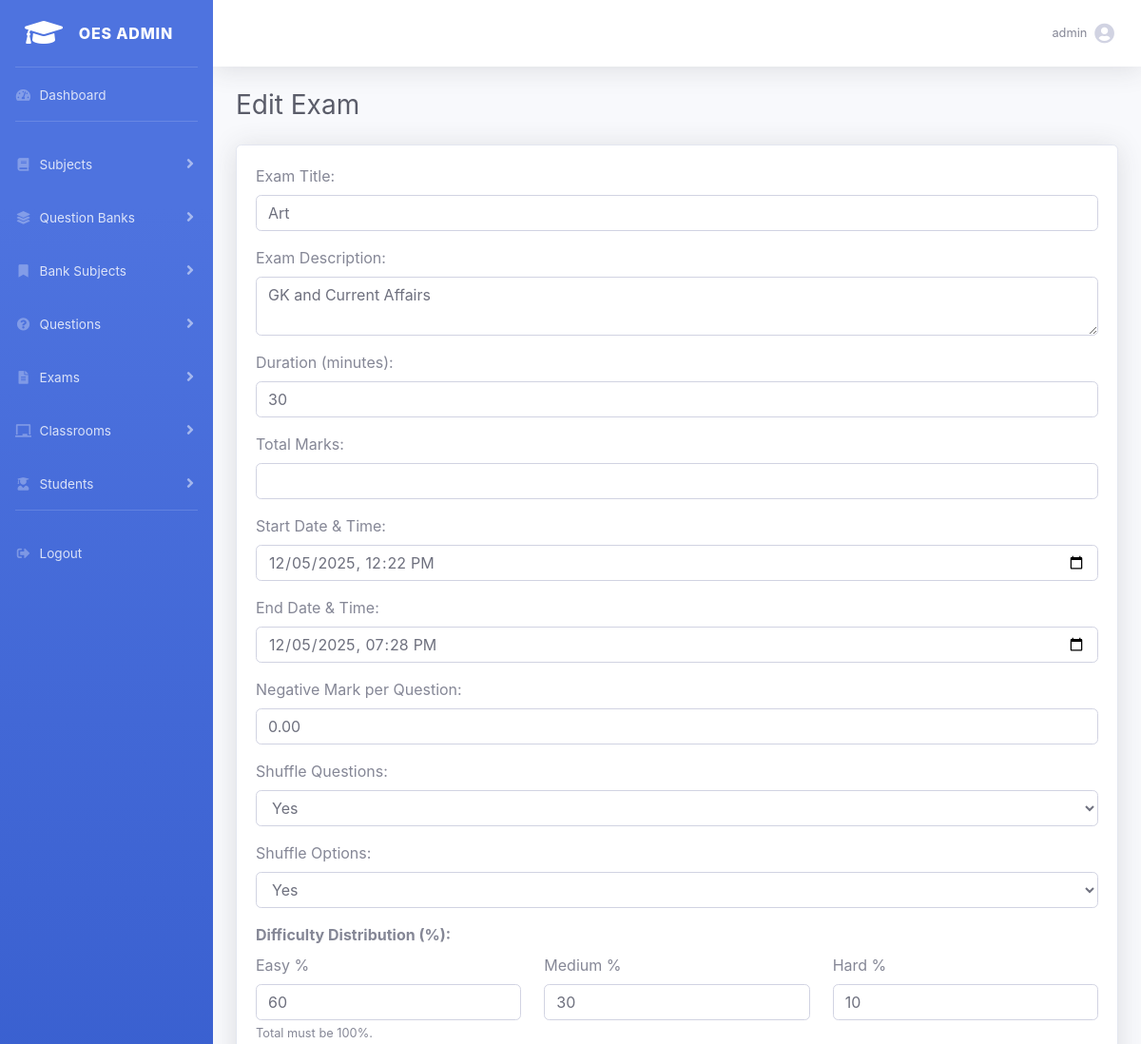
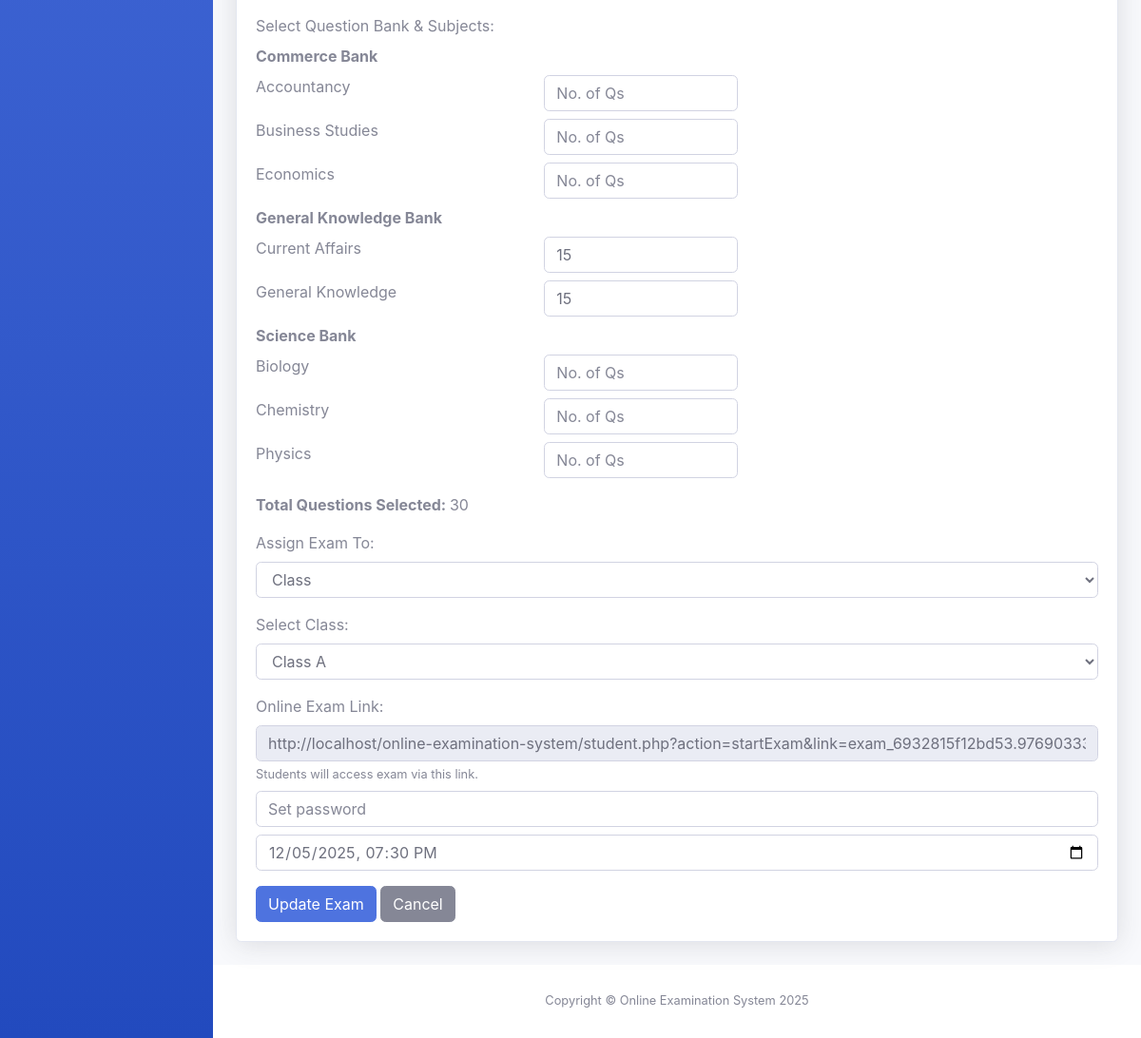
Page /admin.php?action=editExam&id=10 (signed in) on the earlier database version (2 pictures, top to bottom).
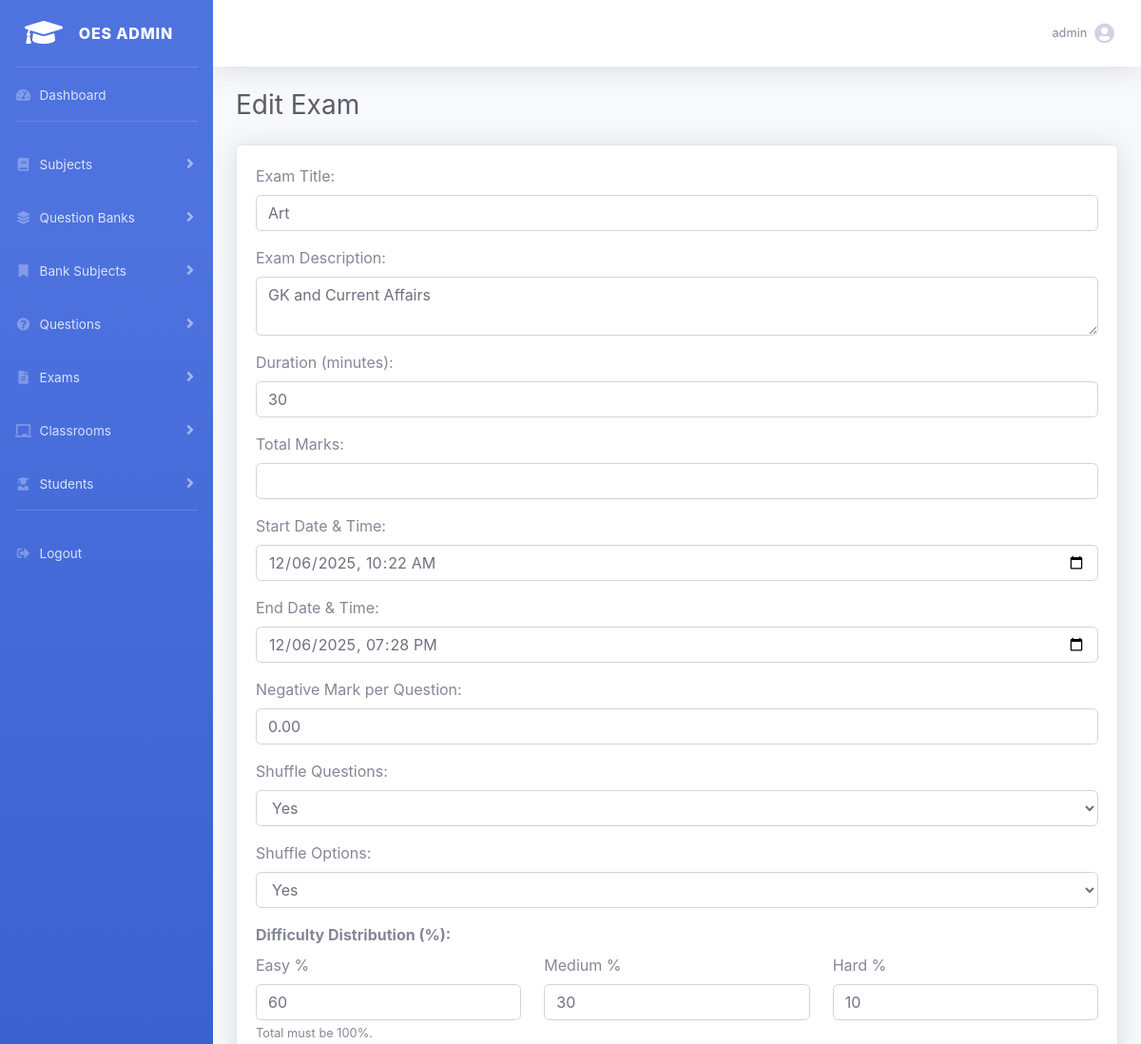
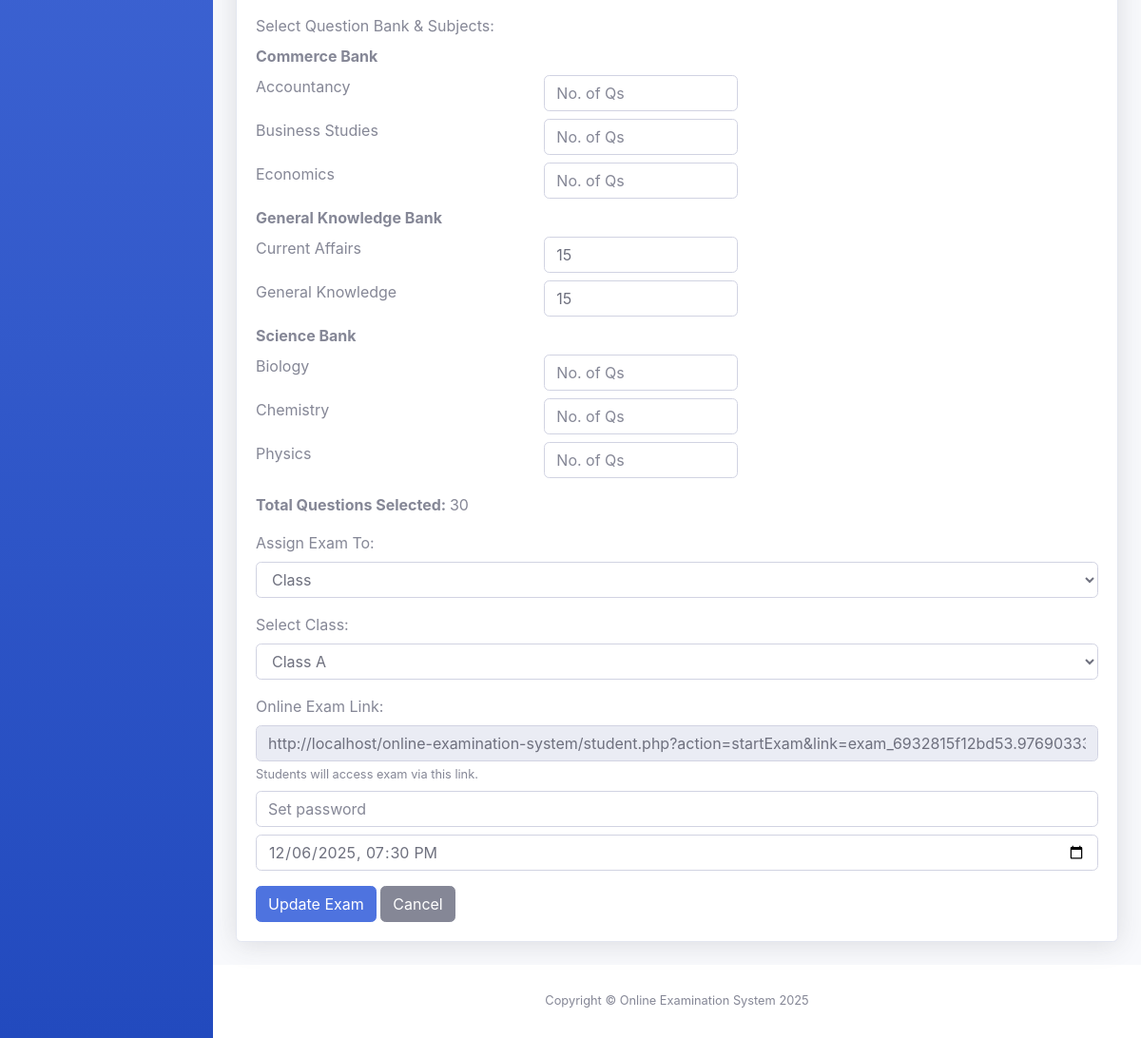
Same page on the later database version (2 pictures, top to bottom).
### tables this page shows
CREATE TABLE `exams` (
  `exam_id` int(11) NOT NULL,
  `exam_title` varchar(200) NOT NULL,
  `exam_description` text DEFAULT NULL,
  `total_questions` int(11) DEFAULT 0,
  `duration_minutes` int(11) DEFAULT 30,
  `shuffle_questions` tinyint(1) DEFAULT 1,
  `shuffle_options` tinyint(1) DEFAULT 1,
  `rules_page` tinyint(1) DEFAULT 0,
  `start_time` datetime DEFAULT NULL,
  `end_time` datetime DEFAULT NULL,
  `passing_marks` decimal(5,2) DEFAULT 0.00,
  `negative_marking` decimal(5,2) DEFAULT 0.00,
  `status` enum('Active','Inactive') DEFAULT 'Inactive',
  `assign_type` enum('class','individual') DEFAULT 'individual',
  `assign_data` text DEFAULT NULL,
  `created_at` timestamp NOT NULL DEFAULT current_timestamp(),
  `easy_percentage` int(11) DEFAULT 0,
  `medium_percentage` int(11) DEFAULT 0,
  `hard_percentage` int(11) DEFAULT 0
);

### classes/Exam.php (called while the page is built, shortened)
<?php
class Exam {
    public static function getById($pdo, $exam_id) {
        $stmt = $pdo->prepare("SELECT * FROM exams WHERE exam_id = ?");
        $stmt->execute([$exam_id]);
        return $stmt->fetch(PDO::FETCH_ASSOC);
    }
    public static function getAllSubjects($pdo) {
        $stmt = $pdo->query("SELECT * FROM subjects ORDER BY subject_name ASC");
        return $stmt->fetchAll(PDO::FETCH_ASSOC);
    }
    public static function getAllQuestionBanks($pdo) {
        $stmt = $pdo->query("SELECT * FROM question_banks ORDER BY bank_name ASC");
        return $stmt->fetchAll(PDO::FETCH_ASSOC);
    }
    public static function getQuestionSources($pdo, $exam_id) {
        $stmt = $pdo->prepare("SELECT * FROM exam_question_sources WHERE exam_id = ?");
        $stmt->execute([$exam_id]);
        return $stmt->fetchAll(PDO::FETCH_ASSOC);
    }
public static function getAllClasses($pdo) {
    $stmt = $pdo->query("SELECT class_id, class_name FROM classrooms ORDER BY class_name ASC");
    return $stmt->fetchAll(PDO::FETCH_ASSOC);
}
public static function getAllStudents($pdo) {
    $stmt = $pdo->query("SELECT student_id, name, email FROM students ORDER BY name ASC");
    return $stmt->fetchAll(PDO::FETCH_ASSOC);
}
}
?>

### templates/exams/edit_exam.php (the view, shortened to what the changed rows need)
<?php
include __DIR__ . "/../include/header.php";
$results['question_banks'] = $results['question_banks'] ?? [];
$results['exam_question_sources'] = $results['exam_question_sources'] ?? [];
$results['classes'] = $results['classes'] ?? [];
?>
<div id="wrapper">
    <?php include __DIR__ . "/../include/sidebar.php"; ?>
    <div id="content-wrapper" class="d-flex flex-column">
        <div id="content">
            <?php include __DIR__ . "/../include/navbar.php"; ?>
            <div class="container-fluid">
                <h1 class="h3 mb-4 text-gray-800"><?= htmlspecialchars($results['pageTitle'] ?? 'Edit Exam') ?></h1>
                <div class="card shadow mb-4">
                    <div class="card-body">
                        <form method="POST" action="<?= BASE_URL ?>/admin.php?action=editExam&id=<?= $results['exam_id'] ?>">
                            <div class="form-group mb-3">
                                <label>Exam Title:</label>
                                <input type="text" name="exam_title" class="form-control" required value="<?= htmlspecialchars($results['exam_title'] ?? '') ?>">
                            </div>
                            <div class="form-group mb-3">
                                <label>Exam Description:</label>
                                <textarea name="exam_description" class="form-control"><?= htmlspecialchars($results['exam_description'] ?? '') ?></textarea>
                            </div>
                            <div class="form-group mb-3">
                                <label>Duration (minutes):</label>
                                <input type="number" name="duration_minutes" class="form-control" min="1" value="<?= htmlspecialchars($results['duration_minutes'] ?? 30) ?>">
                            </div>
                            <div class="form-group mb-3">
                                <label>Total Marks:</label>
                                <input type="number" step="0.01" name="total_marks" class="form-control" value="<?= htmlspecialchars($results['total_marks'] ?? '') ?>">
                            </div>
                            <div class="form-group mb-3">
                                <label>Start Date & Time:</label>
                                <input type="datetime-local" name="start_time" class="form-control"
                                    value="<?= !empty($results['start_time']) ? date('Y-m-d\TH:i', strtotime($results['start_time'])) : '' ?>">
                            </div>
                            <div class="form-group mb-3">
                                <label>End Date & Time:</label>
                                <input type="datetime-local" name="end_time" class="form-control"
                                    value="<?= !empty($results['end_time']) ? date('Y-m-d\TH:i', strtotime($results['end_time'])) : '' ?>">
                            </div>
                            <div class="form-group mb-3">
                                <label>Negative Mark per Question:</label>
                                <input type="number" step="0.01" name="negative_marking" class="form-control" value="<?= htmlspecialchars($results['negative_marking'] ?? 0.00) ?>">
                            </div>
                            <div class="form-group mb-3">
                                <label>Shuffle Questions:</label>
                                <select name="shuffle_questions" class="form-control">
                                    <option value="1" <?= (isset($results['shuffle_questions']) && $results['shuffle_questions']==1)?'selected':'' ?>>Yes</option>
                                </select>
                            </div>
                            <div class="form-group mb-3">
                                <label>Shuffle Options:</label>
                                <select name="shuffle_options" class="form-control">
                                    <option value="1" <?= (isset($results['shuffle_options']) && $results['shuffle_options']==1)?'selected':'' ?>>Yes</option>
                                </select>
                            </div>
			  <div class="form-group mb-3">
    			<label><strong>Difficulty Distribution (%):</strong></label>
    			<div class="row">
        		<div class="col-md-4">
            		<label>Easy %</label>
            		<input type="number" name="easy_percent" class="form-control" value="<?= htmlspecialchars($results['easy_percent'] ?? 20) ?>" required>
       			 </div>
        		<div class="col-md-4">
            		<label>Medium %</label>
            		<input type="number" name="medium_percent" class="form-control"
                		value="<?= htmlspecialchars($results['medium_percent'] ?? 30) ?>" required>
        		</div>
        		<div class="col-md-4">
            		<label>Hard %</label>
            		<input type="number" name="hard_percent" class="form-control"
                	value="<?= htmlspecialchars($results['hard_percent'] ?? 50) ?>" required>
        		</div>
    			</div>
    			<small class="text-muted">Total must be 100%.</small>
			</div>
			  <div class="form-group mb-3">
    			  <label>Select Question Bank & Subjects:</label>
    			  <?php if (!empty($results['question_banks'])): ?>
        		<?php foreach ($results['question_banks'] as $bank): ?>
            		<div class="mb-2"><strong><?= htmlspecialchars($bank['bank_name']) ?></strong></div>
            		<?php
            		$bankSubjects = QuestionBankSubject::getSubjectsByBank($pdo, $bank['bank_id']);
            		if (!empty($bankSubjects)):
                	foreach ($bankSubjects as $sub):
                    $selectedLimit = $results['exam_question_sources'][$bank['bank_id']][$sub['subject_id']]['limit'] ?? '';
            		?>
                    <div class="row mb-2">
                        <div class="col-md-4">
                            <label><?= htmlspecialchars($sub['subject_name']) ?></label>
                        </div>
                        <div class="col-md-3">
                            <input type="number"
                                   min="0"
                                   name="exam_question_sources[<?= $bank['bank_id'] ?>][<?= $sub['subject_id'] ?>][limit]"
                                   class="form-control"
                                   placeholder="No. of Qs"
                                   value="<?= htmlspecialchars($selectedLimit) ?>">
                       		 </div>
                    		</div>
            			<?php
               		 endforeach;
            		else:
                	echo "<div class='text-muted ml-3'>No subjects in this bank.</div>";
            		endif;
           		 ?>
        		<?php endforeach; ?>
    			<?php else: ?>
        			<div class="text-danger">No question banks found. Please add them first.</div>
    			<?php endif; ?>
			</div>
                            <div class="mb-3">
                                <strong>Total Questions Selected: </strong>
                                <span id="totalQuestions">0</span>
                            </div>
                            <div class="form-group mb-3">
                                <label>Assign Exam To:</label>
                                <select name="assign_type" id="assignType" class="form-control">
                                    <option value="class" <?= (isset($results['assign_type']) && $results['assign_type']=='class')?'selected':'' ?>>Class</option>
                                </select>
                            </div>
                            <div class="form-group mb-3" id="classSelect" style="display: none;">
                                <label>Select Class:</label>
                                <select name="assign_data[class_id]" class="form-control">
                                    <?php foreach ($results['classes'] as $cls): ?>
                                        <option value="<?= $cls['class_id'] ?>" <?= (isset($results['assign_data']['class_id']) && $results['assign_data']['class_id']==$cls['class_id'])?'selected':'' ?>><?= htmlspecialchars($cls['class_name']) ?></option>
                                    <?php endforeach; ?>
                                </select>
                            </div>
                            <div class="form-group mb-3">
                                <label>Online Exam Link:</label>
                                <input type="text" name="exam_link" class="form-control" readonly value="<?= htmlspecialchars($results['exam_link'] ?? '') ?>">
                                <small class="form-text text-muted">Students will access exam via this link.</small>
                                <input type="text" name="exam_password" class="form-control mt-2" placeholder="Set password">
                                <input type="datetime-local" name="expires_at" class="form-control mt-2" value="<?= !empty($results['expires_at']) ? date('Y-m-d\TH:i', strtotime($results['expires_at'])) : '' ?>">
                            </div>
                            <button type="submit" class="btn btn-primary">Update Exam</button>
                            <a href="<?= BASE_URL ?>/admin.php?action=manageExams" class="btn btn-secondary">Cancel</a>
                        </form>
                    </div>
                </div>
            </div>
        </div>
        <?php include __DIR__ . "/../include/footer.php"; ?>

Differences in the rows shown:
changed exams "Art": start_time "12/05/2025 12:22" → "12/06/2025 10:22"; end_time "12/05/2025 19:28" → "12/06/2025 19:28"
Other differences:
form field expires_at: "12/05/2025 19:30" → "12/06/2025 19:30"
